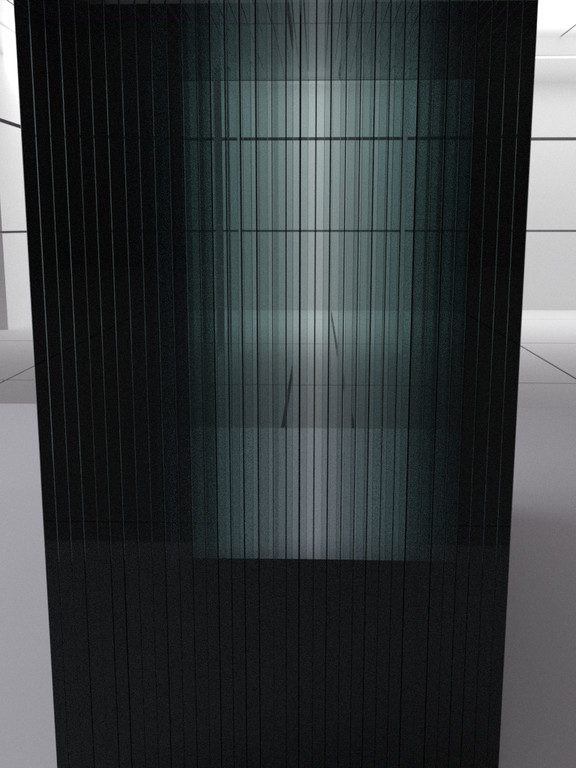
#> input picture test/200.jpg, 576 x 768 px; its folder holds only this picture in this run
$ python -i utils.py   (imports and definitions only)   (older library calls are emulated)
#> lines starting #> are read from the running program, lines starting #| are printed output that depends on the picture
import os
import glob
import cv2
import numpy as np
import pandas as pd

VECTOR_SIZE = 1024

# [39 lines left out: function preprocess_image_1d, not called in this run]

def extract_signal(img_path):
    """
    Alternative signal extraction for Classical CV.
    """
#> called with img_path = '../test/200.jpg'
    img = cv2.imread(img_path, cv2.IMREAD_GRAYSCALE)
#> img: shape (768, 576); min 0, max 255, mean 57.9
    if img is None:
        return None
    h, w = img.shape
#> h = 768; w = 576
    new_w = 400
    new_h = int(h * (new_w / w))
#> new_h = 533
    img = cv2.resize(img, (new_w, new_h))
#> img: shape (533, 400)
    sobel = cv2.Sobel(img, cv2.CV_64F, 0, 1, ksize=3)
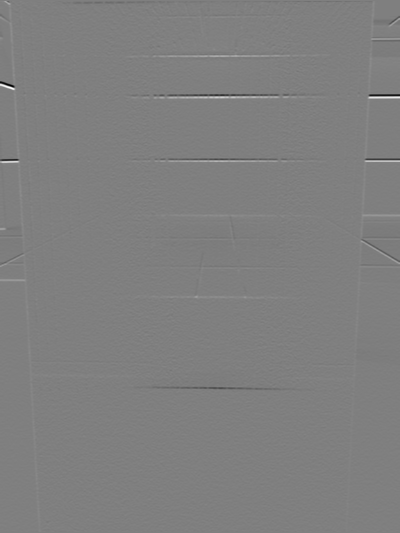
#> sobel: shape (533, 400) float64; min -675, max 673, mean -0.2; drawn with min black and max white
    sobel = np.abs(sobel)
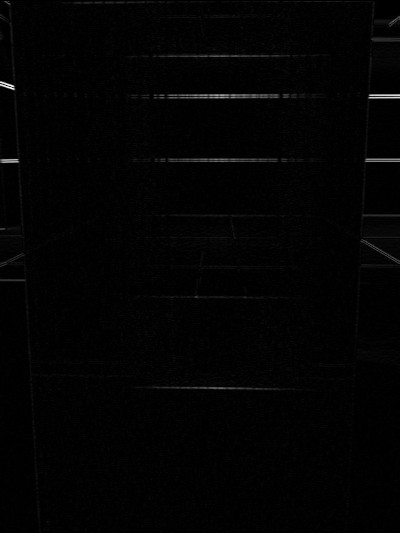
#> sobel: shape (533, 400) float64; min 0, max 675, mean 8.7; drawn with min black and max white
    sobel = np.uint8(255 * sobel / np.max(sobel))
    strip_w = 40
    center_w = new_w // 2
    strip = sobel[:, center_w - strip_w // 2 : center_w + strip_w // 2]
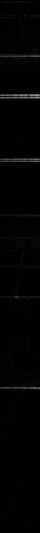
#> strip: shape (533, 40); min 0, max 159, mean 3.7
    signal = np.mean(strip, axis=1)
#> signal = 533 values, max 114.6 at index 95, min 0 at index 0, mean 3.69
    kernel_size = 5
    kernel = np.ones(kernel_size) / kernel_size
    smoothed = np.convolve(signal, kernel, mode='same')
#> smoothed = 533 values, max 77.11 at index 96, min 0.6 at index 532, mean 3.68
    if np.max(smoothed) > 0:
        smoothed = smoothed / np.max(smoothed)
#> smoothed = 533 values, max 1 at index 96, min 0.00778 at index 532, mean 0.0477
    return smoothed

# [46 lines left out: function load_dataset, not called in this run]

>>> result = extract_signal('../test/200.jpg')
#> result has the same summary as smoothed in extract_signal

$ run again, on test/201.jpg
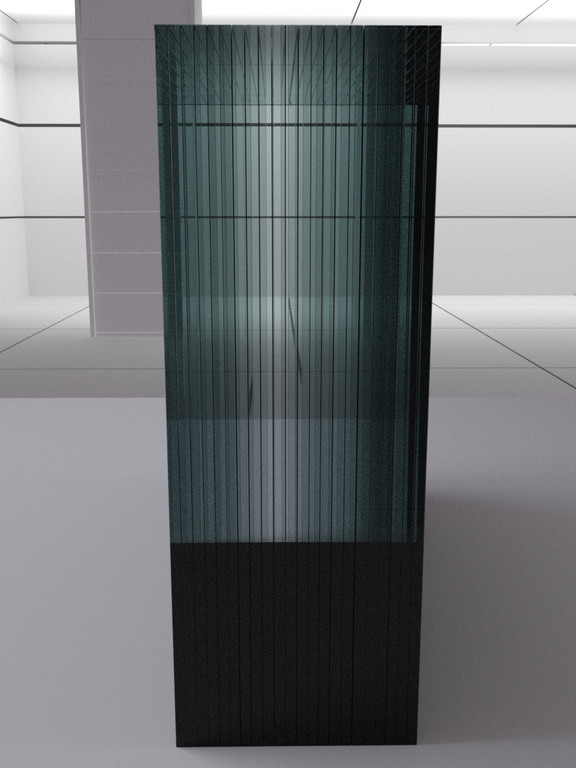
#> input picture test/201.jpg, 576 x 768 px
#> in extract_signal, `sobel = np.abs(sobel)`:
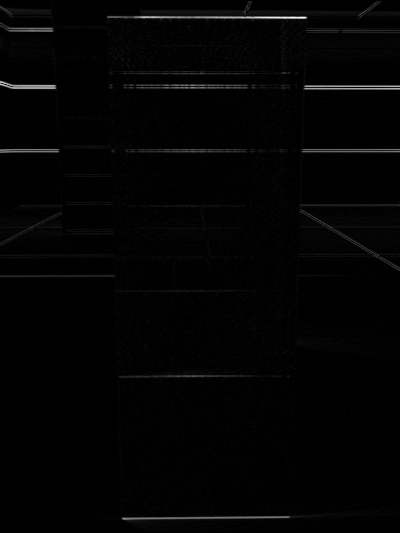
#> sobel: shape (533, 400) float64; min 0, max 866, mean 12.7; drawn with min black and max white
#> in extract_signal, `strip = sobel[:, center_w - strip_w // 2 : center_w + strip_w // 2]`:
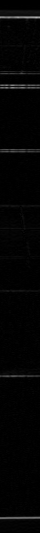
#> strip: shape (533, 40); min 0, max 176, mean 4
#> signal = 533 values, max 142.9 at index 17, min 0 at index 0, mean 3.99
#> in extract_signal, `smoothed = np.convolve(signal, kernel, mode='same')`: smoothed = 533 values, max 63.55 at index 16, min 0 at index 0, mean 3.99
#> in extract_signal, `smoothed = smoothed / np.max(smoothed)`: smoothed = 533 values, max 1 at index 16, min 0 at index 0, mean 0.0628
#> result has the same summary as smoothed in extract_signal

$ run again, on test/202.jpg
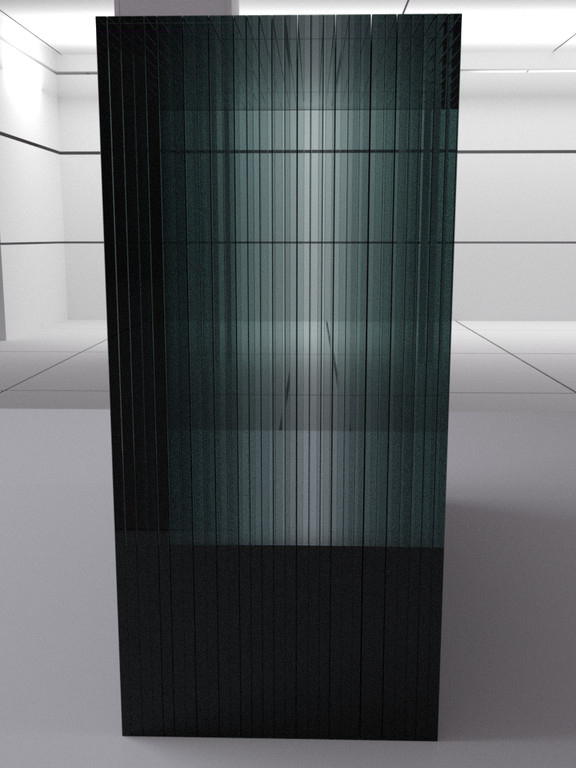
#> input picture test/202.jpg, 576 x 768 px
#> in extract_signal, `sobel = np.abs(sobel)`:
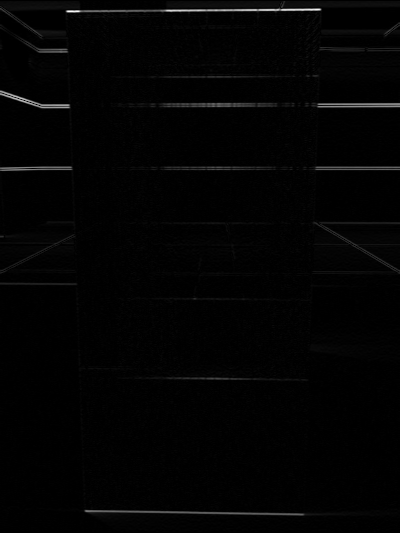
#> sobel: shape (533, 400) float64; min 0, max 988, mean 13.9; drawn with min black and max white
#> in extract_signal, `strip = sobel[:, center_w - strip_w // 2 : center_w + strip_w // 2]`:
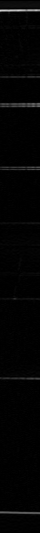
#> strip: shape (533, 40); min 0, max 209, mean 3.7
#> signal = 533 values, max 183.2 at index 10, min 0 at index 0, mean 3.67
#> in extract_signal, `smoothed = np.convolve(signal, kernel, mode='same')`: smoothed = 533 values, max 76.28 at index 9, min 0.565 at index 214, mean 3.67
#> in extract_signal, `smoothed = smoothed / np.max(smoothed)`: smoothed = 533 values, max 1 at index 9, min 0.00741 at index 214, mean 0.0481
#> result has the same summary as smoothed in extract_signal

$ run again, on test/203.jpg
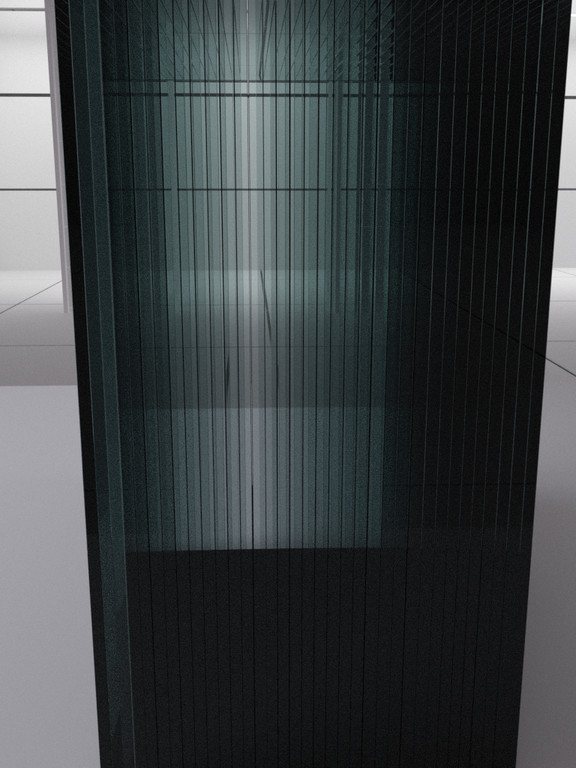
#> input picture test/203.jpg, 576 x 768 px
#> in extract_signal, `sobel = np.abs(sobel)`:
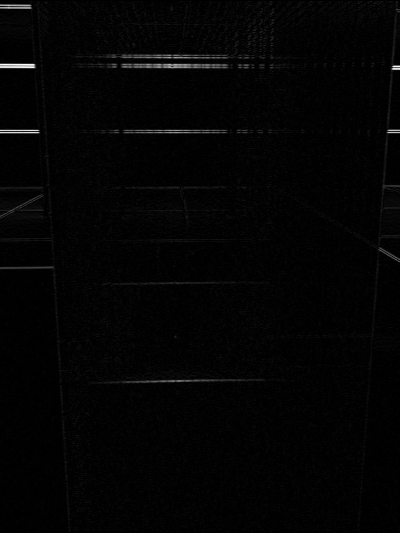
#> sobel: shape (533, 400) float64; min 0, max 584, mean 9.4; drawn with min black and max white
#> in extract_signal, `strip = sobel[:, center_w - strip_w // 2 : center_w + strip_w // 2]`:
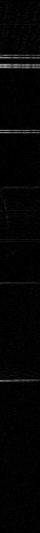
#> strip: shape (533, 40); min 0, max 155, mean 4.5
#> signal = 533 values, max 112.5 at index 67, min 0 at index 0, mean 4.47
#> in extract_signal, `smoothed = np.convolve(signal, kernel, mode='same')`: smoothed = 533 values, max 84.45 at index 66, min 0.84 at index 532, mean 4.47
#> in extract_signal, `smoothed = smoothed / np.max(smoothed)`: smoothed = 533 values, max 1 at index 66, min 0.00995 at index 532, mean 0.053
#> result has the same summary as smoothed in extract_signal
